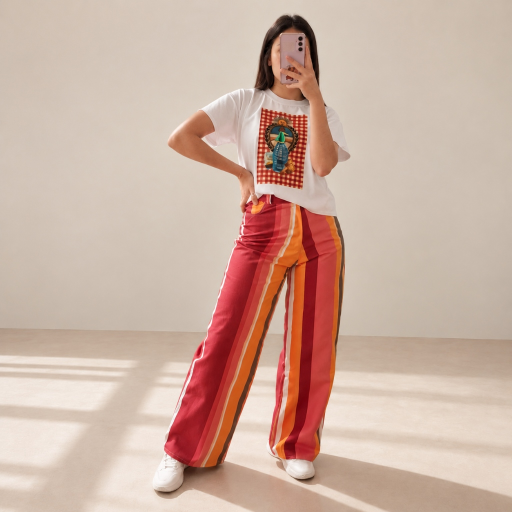
#> input picture assets/product-sunset-stripes.jpg, 1024 x 1024 px, found by its file name (shown at 1/2 size)
$ python refine_mobile_hero.py
#> lines starting #> are read from the running program, lines starting #| are printed output that depends on the picture
from PIL import Image, ImageFilter
import numpy as np

prod = Image.open("assets/product-sunset-stripes.jpg")
#> prod is the input picture: PIL image 1024x1024 RGB; mean R, G, B 204.5, 175.9, 162
pw, ph = prod.size
#> pw = 1024; ph = 1024

target_w = 800
target_h = 1000

# Model height: 860
target_model_h = 860
scale = target_model_h / float(ph)
#> scale = 0.84
scaled_w = int(pw * scale)
#> scaled_w = 860
scaled_h = int(ph * scale)
#> scaled_h = 860

scaled_prod = prod.resize((scaled_w, scaled_h), Image.Resampling.LANCZOS)
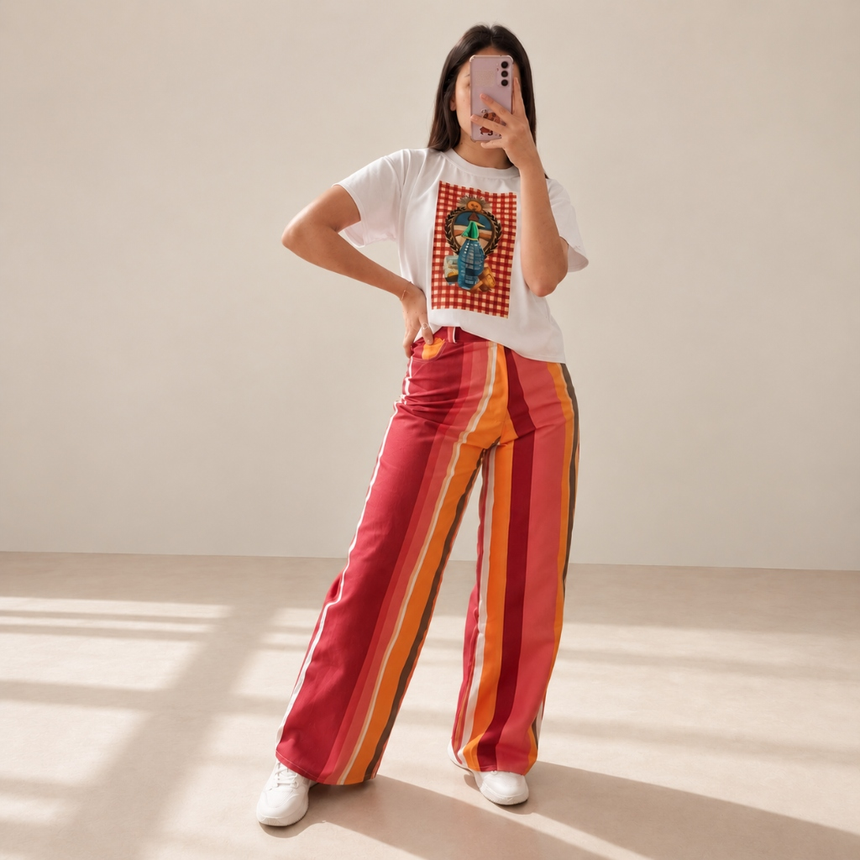
#> scaled_prod: PIL image 860x860 RGB; mean R, G, B 204.5, 175.9, 162
model_x = (target_w - scaled_w) // 2
#> model_x = -30
model_y = 65

# Create background
# Top wall: extend top rows of scaled_prod upwards
top_wall_row = np.array(scaled_prod)[:10, :, :].mean(axis=(0,1))
#> top_wall_row = [211.3, 196.6, 183]
# Bottom floor: extend bottom rows of scaled_prod downwards
bottom_floor_row = np.array(scaled_prod)[-10:, :, :].mean(axis=(0,1))
#> bottom_floor_row = [209.9, 187.6, 171.3]

bg_arr = np.zeros((target_h, target_w, 3), dtype=np.uint8)

# Horizon around y = model_y + int(640 * scale) = 601
horizon_y = model_y + int(640 * scale)
#> horizon_y = 602

# Fill background:
# For y < model_y: replicate top row of scaled_prod
top_slice = np.array(scaled_prod)[0, :, :] # shape (scaled_w, 3)
#> top_slice = 860 rows, first 8: [200, 186, 173], [202, 188, 175], [203, 189, 176], [205, 189, 175], [206, 190, 175], [206, 190, 175], [205, 189, 174], [205, 189, 174]
# To fill target_w:
for y in range(model_y):
    bg_arr[y, :] = top_wall_row
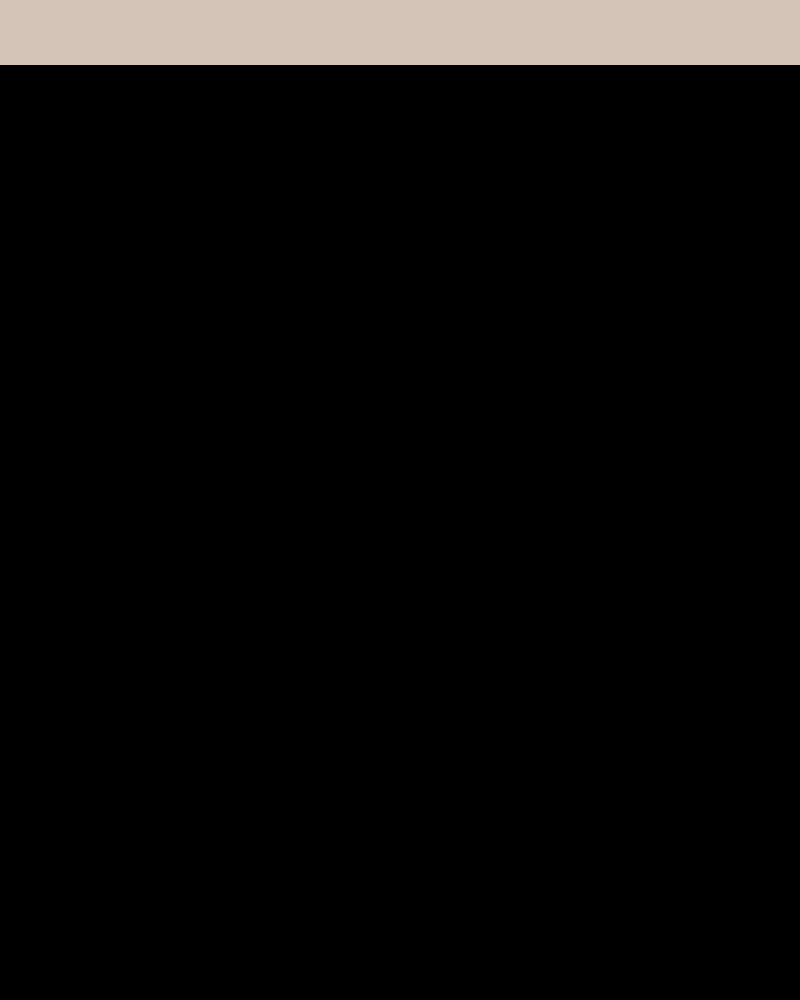
#> bg_arr: shape (1000, 800, 3); mean of channels 0, 1, 2 13.7, 12.7, 11.9; drawn as R, G, B

# For model region, fill sides if any
#> (the run stopped early here; a loop or call above may not have finished)

$ run again, with assets/about-atelier.jpg copied over assets/product-sunset-stripes.jpg
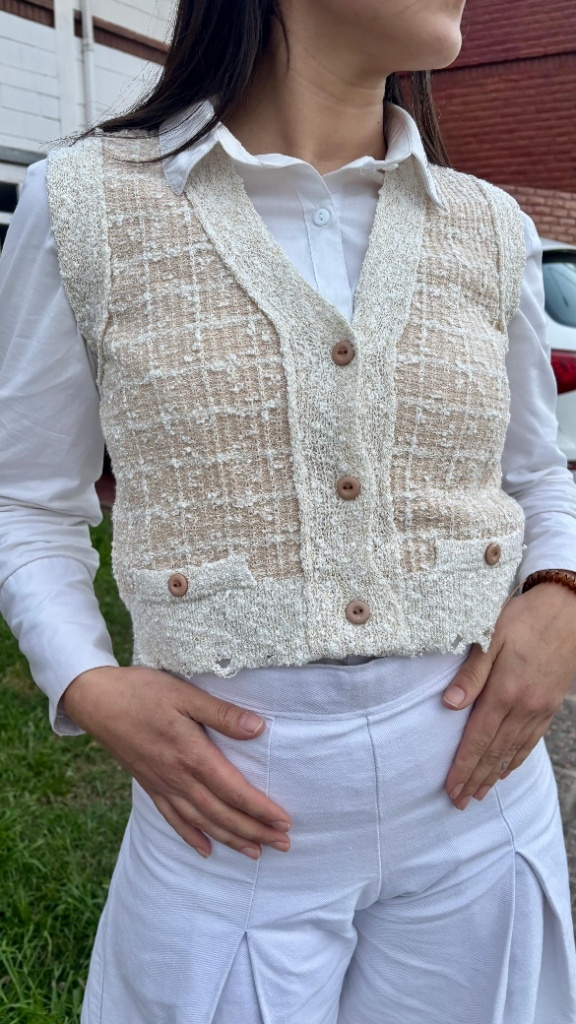
#> input picture assets/about-atelier.jpg, 576 x 1024 px, found by its file name
#> prod is the input picture: PIL image 576x1024 RGB; mean R, G, B 147, 147.2, 153
#> top_wall_row = [108.2, 89.91, 90.6]
#> bottom_floor_row = [137.4, 154.5, 175.4]
#> top_slice = 483 rows, first 8: [85, 66, 62], [81, 62, 58], [69, 50, 46], [60, 40, 38], [68, 46, 46], [74, 54, 53], [75, 57, 56], [71, 54, 54]
#> after the loop `for y in range(model_y):`:
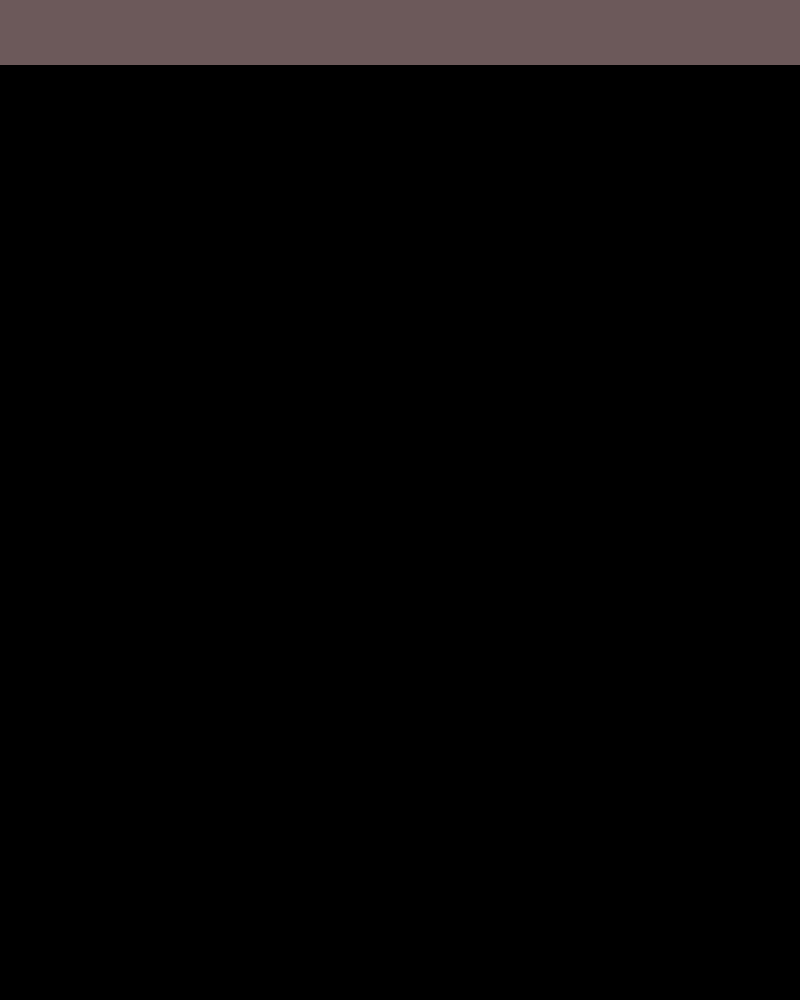
#> bg_arr: shape (1000, 800, 3); mean of channels 0, 1, 2 7, 5.8, 5.8; drawn as R, G, B

$ run again, with assets/chaleco-denim-indigo.jpg copied over assets/product-sunset-stripes.jpg
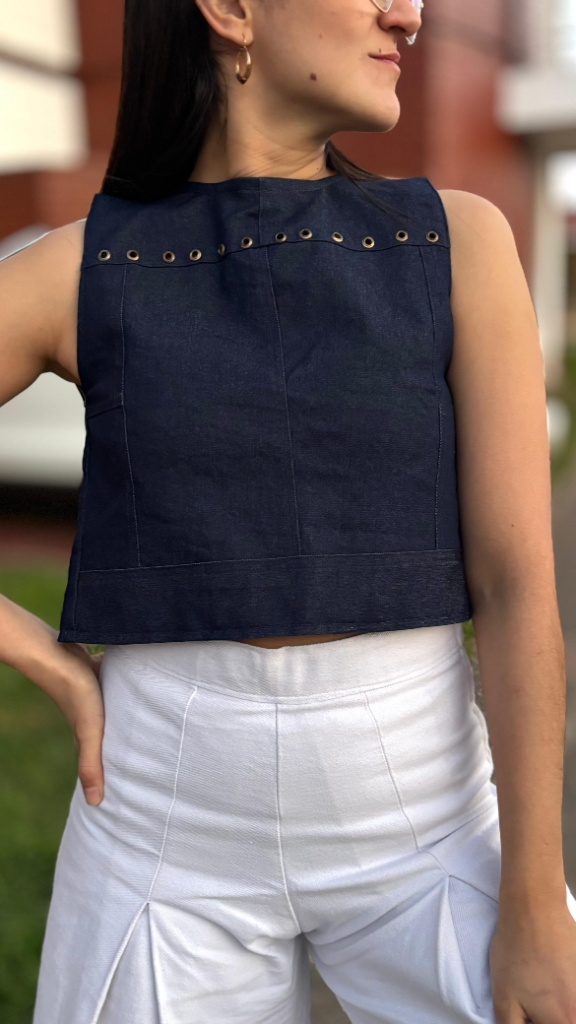
#> input picture assets/chaleco-denim-indigo.jpg, 576 x 1024 px, found by its file name
#> prod is the input picture: PIL image 576x1024 RGB; mean R, G, B 121.7, 108.2, 105.3
#> top_wall_row = [164.9, 127.7, 110.1]
#> bottom_floor_row = [155.4, 151.4, 155.7]
#> top_slice = 483 rows, first 8: [255, 250, 218], [255, 250, 218], [255, 250, 218], [254, 249, 217], [253, 248, 216], [254, 250, 215], [255, 251, 216], [255, 251, 217]
#> after the loop `for y in range(model_y):`:
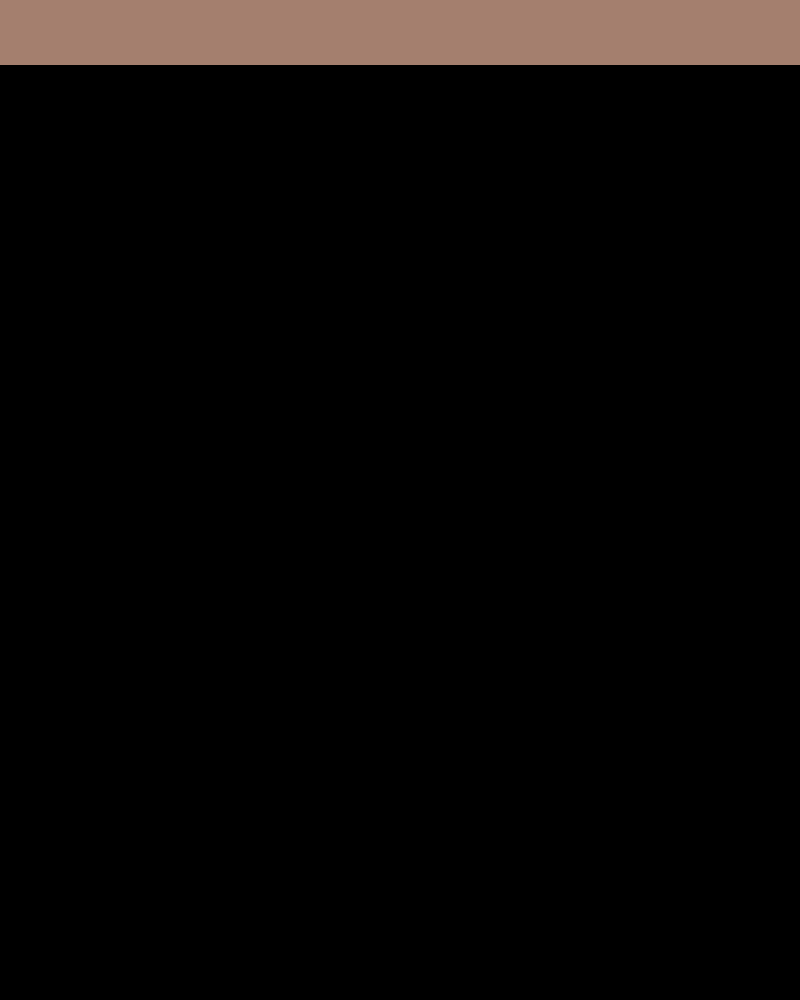
#> bg_arr: shape (1000, 800, 3); mean of channels 0, 1, 2 10.7, 8.3, 7.2; drawn as R, G, B

$ run again, with assets/chaleco-gamuza-rosa.jpg copied over assets/product-sunset-stripes.jpg
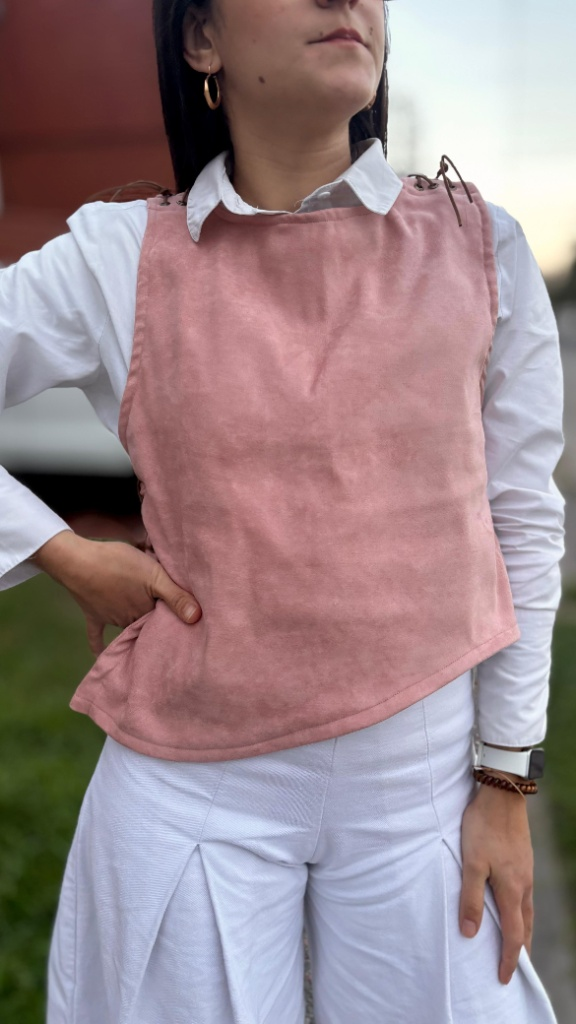
#> input picture assets/chaleco-gamuza-rosa.jpg, 576 x 1024 px, found by its file name
#> prod is the input picture: PIL image 576x1024 RGB; mean R, G, B 154.3, 134.9, 139
#> top_wall_row = [140.5, 123.5, 125.8]
#> bottom_floor_row = [154.8, 162.3, 182.3]
#> top_slice = 483 rows, first 8: [85, 53, 58], [85, 52, 57], [85, 49, 53], [84, 48, 51], [83, 47, 49], [85, 45, 46], [86, 45, 46], [88, 46, 47]
#> after the loop `for y in range(model_y):`:
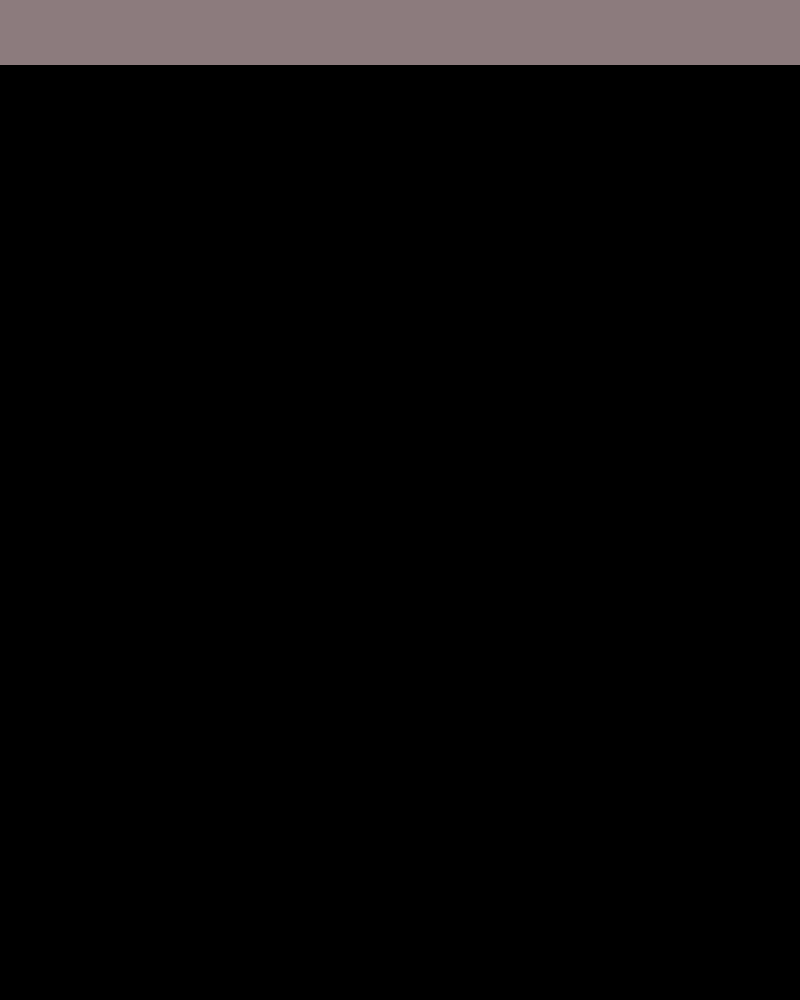
#> bg_arr: shape (1000, 800, 3); mean of channels 0, 1, 2 9.1, 8, 8.1; drawn as R, G, B
